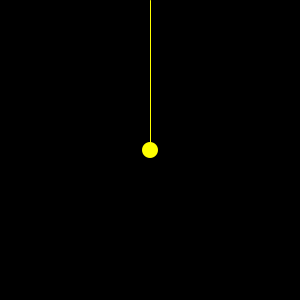
Frame 1 (no input)
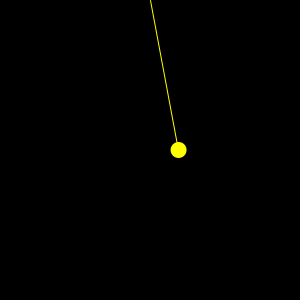
Frame 60 (the mouse pressed at the canvas centre just before this capture)
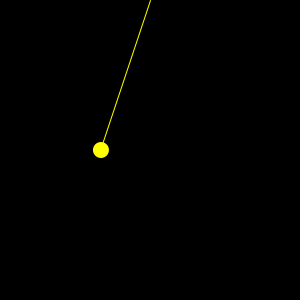
Frame 120 (the mouse held since frame 60 and released just before this capture)

The Processing sketch that drew these frames (run headless with seeded random() and noise(); from frame 60 on, the mouse is pressed at the canvas centre):

// Processing sketch: Class4_3
// ── Class4_3.pde
float theta = 0;
void setup() {
  size(300, 300);
  background(0);
}

void draw() {
  background(0);
  float x = (sin(theta)+1)*width/2;
  theta+=0.05;

  fill(255, 255, 0);
  stroke(255, 255, 0);
  line(width/2, 0, x, height/2);
  noStroke();
  ellipse(x, height/2, 16, 16);
}

void mousePressed() {
}
